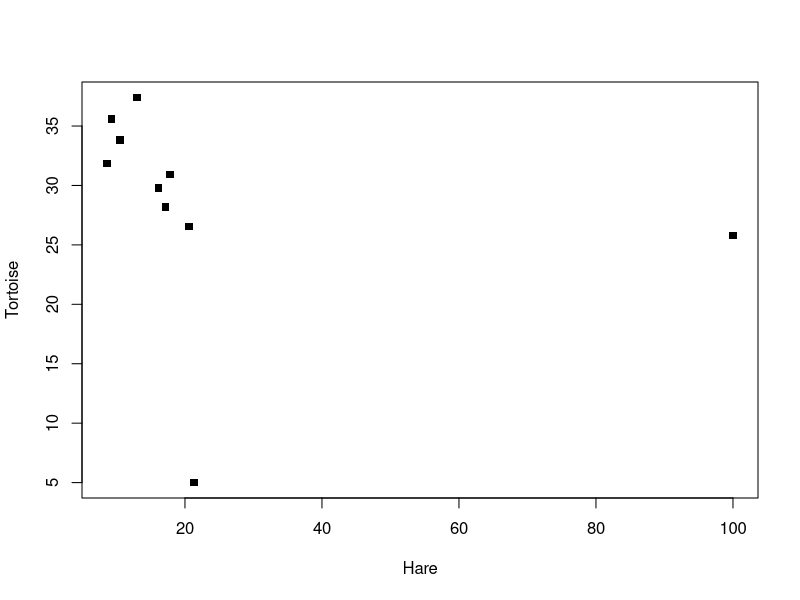
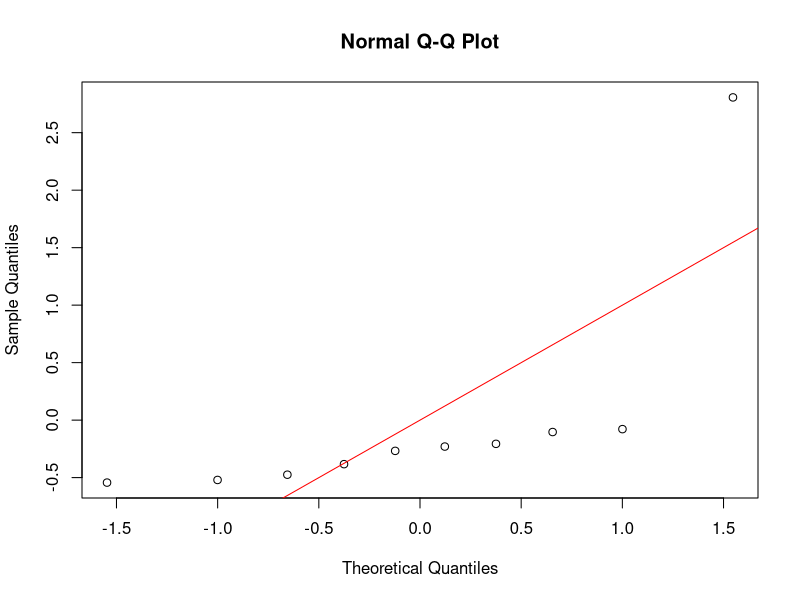
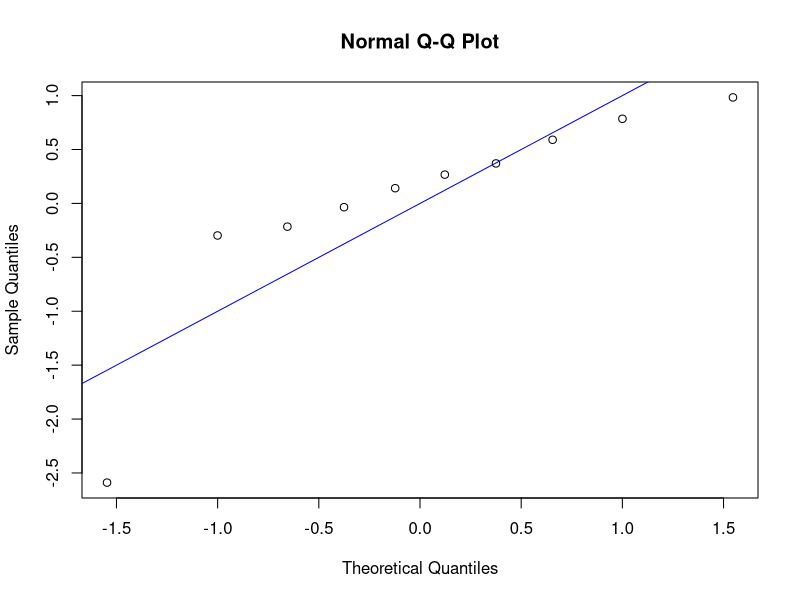
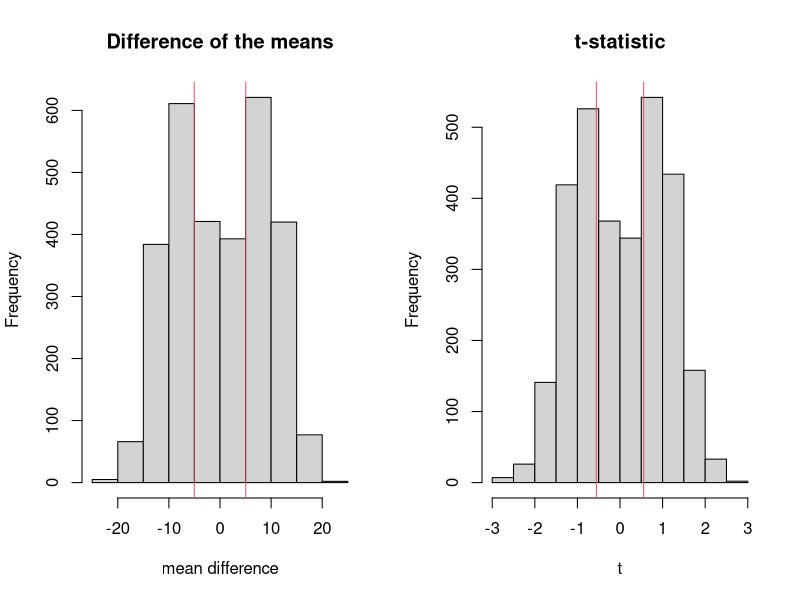
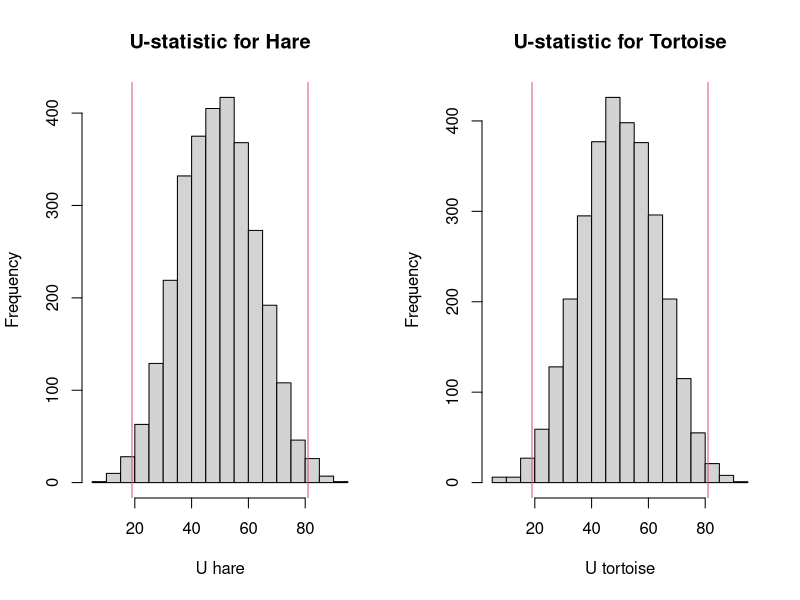
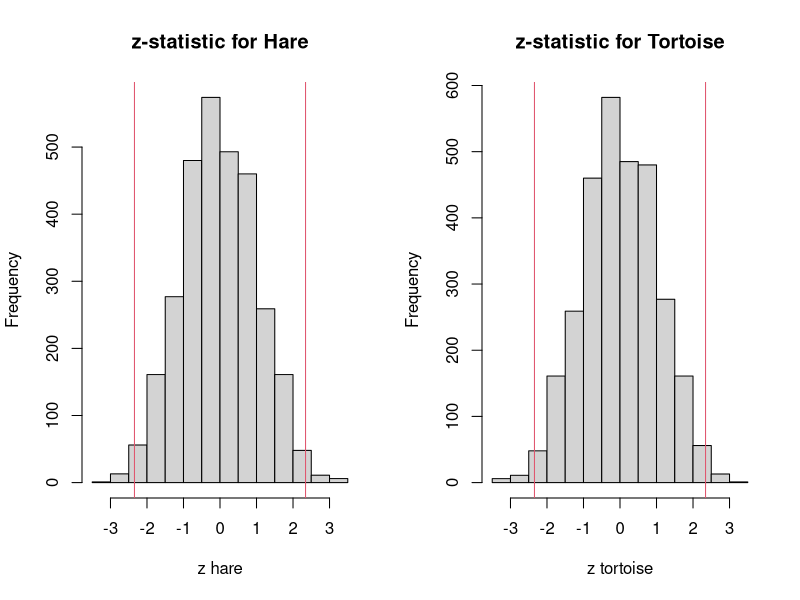
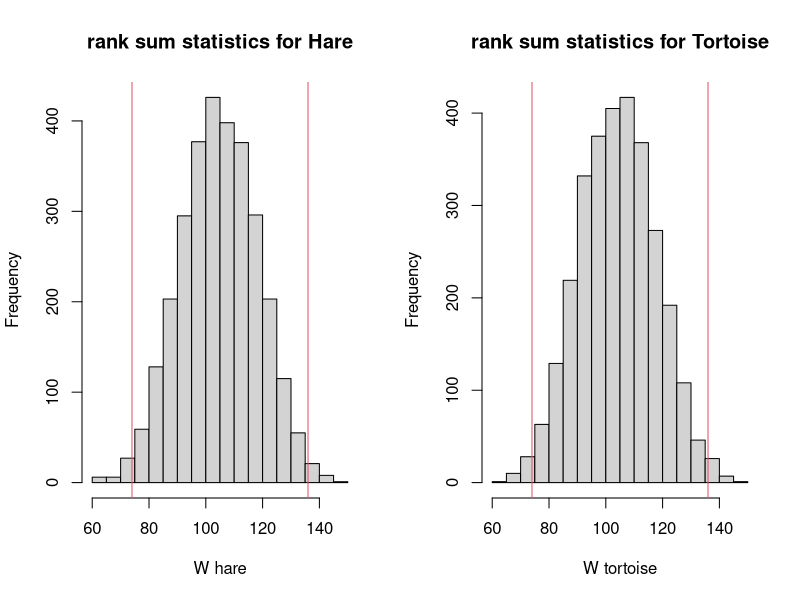

Source code (R) for these figures, in order:
## ---- chunk 1
knitr::opts_chunk$set(echo = TRUE)
## ---- chunk 2
race <- read.csv("race.csv")
## ---- chunk 3
Sample_Mean_Diff <- mean(race$Hare) - mean(race$Tortoise)
## ---- chunk 4
hare.s2 <- var(race$Hare) # the sample variance of the hare team
tortoise.s2 <- var(race$Tortoise)# the sample variance of the tortoise team

N1 <- length(race$Hare) # the number of hares
N2 <- length(race$Tortoise) # the number of tortoises

# the variance of the sampling distribution of sample mean difference
Sampling_Dis_Var <- (hare.s2*(N1-1) + tortoise.s2*(N2-1))/(N1+N2-2)*(1/N1+1/N2)
## ---- chunk 5
t <- Sample_Mean_Diff / (sqrt(Sampling_Dis_Var)) # test statistic

dof <- N1 + N2 - 2 # degrees of freedom

p <- 2 * pt(q = t, df = dof) # p-value
## ---- chunk 6
qt(p=.05/2, df=dof, lower.tail=FALSE) # critical_value
## ---- chunk 7
# Plot the two against each other
plot(race$Hare, race$Tortoise, pch = 15, xlab = "Hare", ylab = "Tortoise")

# Default on cor.test is Pearson's correlation
cor.test(race$Hare, race$Tortoise)

# Check for normality
qqnorm(scale(race$Hare))
abline(0,1, col="red")

shapiro.test(race$Hare)

# Check for normality
qqnorm(scale(race$Tortoise))
abline(0,1, col="blue")

shapiro.test(race$Tortoise)

# check if they have the same variance
var.test(race$Hare, race$Tortoise)

## ---- chunk 8
U.hare <- 0
U.tortoise <- 0

for (i in 1:nrow(race)){
  for (j in 1:nrow(race)){
    ifelse(race$Hare[i] < race$Tortoise[j], 
           U.hare <- U.hare + 1,
           U.tortoise <- U.tortoise + 1)
  }
}
## ---- chunk 9
n1 <- length(race$Hare)
n2 <- length(race$Tortoise)

mu_U0 <- 50
sigma_U0 <- sqrt(n1*n2*(n1+n2+1)/12)

z.hare <- (U.hare - mu_U0)/sigma_U0
z.tortoise <- (U.tortoise - mu_U0)/sigma_U0

pval.z.hare <- pnorm(abs(z.hare), lower.tail = F)*2
pval.z.tortoise <- pnorm(abs(z.tortoise), lower.tail = F)*2
## ---- chunk 10
wilcox.test(race$Hare, race$Tortoise, exact=F, correct=F)
wilcox.test(race$Tortoise, race$Hare, exact=F, correct=F)
## ---- chunk 11
Itr <- 3000
permuted_dataset.total <- array(NA, dim=c(nrow(race),2,Itr),dimnames = list(c(1:10),c("Hare","Tortoise")))

observed_data = c(race$Hare,race$Tortoise)
for (i in 1:Itr){
  permuted_dataset.total[,,i] <- matrix(sample(observed_data), nrow = nrow(race), ncol = 2)
}
## ---- chunk 12
Sample_Mean_Diff.sampling <- rep(NA, Itr)

t.sampling <- rep(NA, Itr)

U.hare.sampling <- rep(0, Itr)
U.tortoise.sampling <- rep(0, Itr)

z.hare.sampling <- rep(NA, Itr)
z.tortoise.sampling <- rep(NA, Itr)

W.hare.sampling <- rep(NA, Itr)
W.tortoise.sampling <- rep(NA, Itr)

for (i in 1:Itr){
  pm_dat <- as.data.frame(permuted_dataset.total[,,i]) # convert the subset data to data frame
  
  N1 <- length(pm_dat$Hare)
  N2 <- length(pm_dat$Tortoise)
  
  # X_bar(hare) - X_bar(tortoise)
  Sample_Mean_Diff.sampling[i] <- mean(pm_dat$Hare) - mean(pm_dat$Tortoise) 
  
  # The t statistic as in equation (1)
  t.sampling[i] <- (mean(pm_dat$Hare) - mean(pm_dat$Tortoise))/
    (sqrt((var(pm_dat$Hare)*(N1-1) + var(pm_dat$Tortoise)*(N2-1))/(N1+N2-2)*(1/N1+1/N2)))
  
  # U.hare and U.tortoise
  for (j in 1:nrow(pm_dat)){
    for (k in 1:nrow(pm_dat)){
    ifelse(pm_dat$Hare[j] < pm_dat$Tortoise[k], 
           U.hare.sampling[i] <- U.hare.sampling[i] + 1,
           U.tortoise.sampling[i] <- U.tortoise.sampling[i] + 1)
      }
  }
  
  # The Z statistics as in equation (2)
  z.hare.sampling[i] <- (U.hare.sampling[i] - mu_U0)/sqrt(N1*N2*(N1+N2+1)/12)
  z.tortoise.sampling[i] <- (U.tortoise.sampling[i] - mu_U0)/sqrt(N1*N2*(N1+N2+1)/12)
  
  # Wilcox’s rank sum statistics for team Hare(W_hare) and for team Tortoise(W_tortoise)
  W.hare.sampling[i] <-  sum(rank(pm_dat)[1:N1])
  W.tortoise.sampling[i] <-  sum(rank(pm_dat)[(N1+1):(N1+N2)])
}
## ---- chunk 13
# Wilcox’s rank sum statistics for team Hare(W_hare) and for team Tortoise(W_tortoise)
W.hare <-  sum(rank(race)[1:N1])
W.tortoise <-  sum(rank(race)[(N1+1):(N1+N2)])
                                 
quantities.sampling <- cbind(Sample_Mean_Diff.sampling, t.sampling,
                    U.hare.sampling, U.tortoise.sampling,
                    z.hare.sampling, z.tortoise.sampling,
                    W.hare.sampling, W.tortoise.sampling)

quantities.sample <- cbind(Sample_Mean_Diff, t,
                    U.hare, U.tortoise,
                    z.hare, z.tortoise,
                    W.hare, W.tortoise)

main_names <- c("Difference of the means", "t-statistic",
                "U-statistic for Hare", "U-statistic for Tortoise",
                "z-statistic for Hare", "z-statistic for Tortoise",
                "rank sum statistics for Hare", "rank sum statistics for Tortoise")

xlab_names <- c("mean difference", "t",
                "U hare", "U tortoise",
                "z hare", "z tortoise",
                "W hare", "W tortoise")

p_value <- t(rep(NA, 8))
colnames(p_value) <- c("Sample_Mean_Diff", "t",
                       "U.hare", "U.tortoise",
                       "z.hare", "z.tortoise",
                       "W.hare", "W.tortoise")

lines <- rbind(quantities.sample, -quantities.sample)
lines[2,3] <- U.tortoise
lines[2,4] <- U.hare
lines[2,7] <- W.tortoise
lines[2,8] <- W.hare

par(mfrow=c(1, 2))
for (i in 1:8){
  hist(quantities.sampling[,i], main = main_names[i], xlab = xlab_names[i])
  
  abline(v = lines[1,i], col = 2)
  abline(v = lines[2,i], col = 2)
}
## ---- chunk 14
(p_value.Sample_Mean_Diff <-2 * sum(Sample_Mean_Diff >= Sample_Mean_Diff.sampling)/Itr)
(p_value.t <-2 * sum(t >= t.sampling)/Itr)
(p_value.U.hare <-2 * sum(U.hare <= U.hare.sampling)/Itr)
(p_value.U.tortoise <-2 * sum(U.tortoise >= U.tortoise.sampling)/Itr)
(p_value.z.hare <-2 * sum(z.hare <= z.hare.sampling)/Itr)
(p_value.z.tortoise <-2 * sum(z.tortoise >= z.tortoise.sampling)/Itr)
(p_value.W.hare <-2 * sum(W.hare >= W.hare.sampling)/Itr)
(p_value.W.tortoise <-2 * sum(W.tortoise <= W.tortoise.sampling)/Itr)
